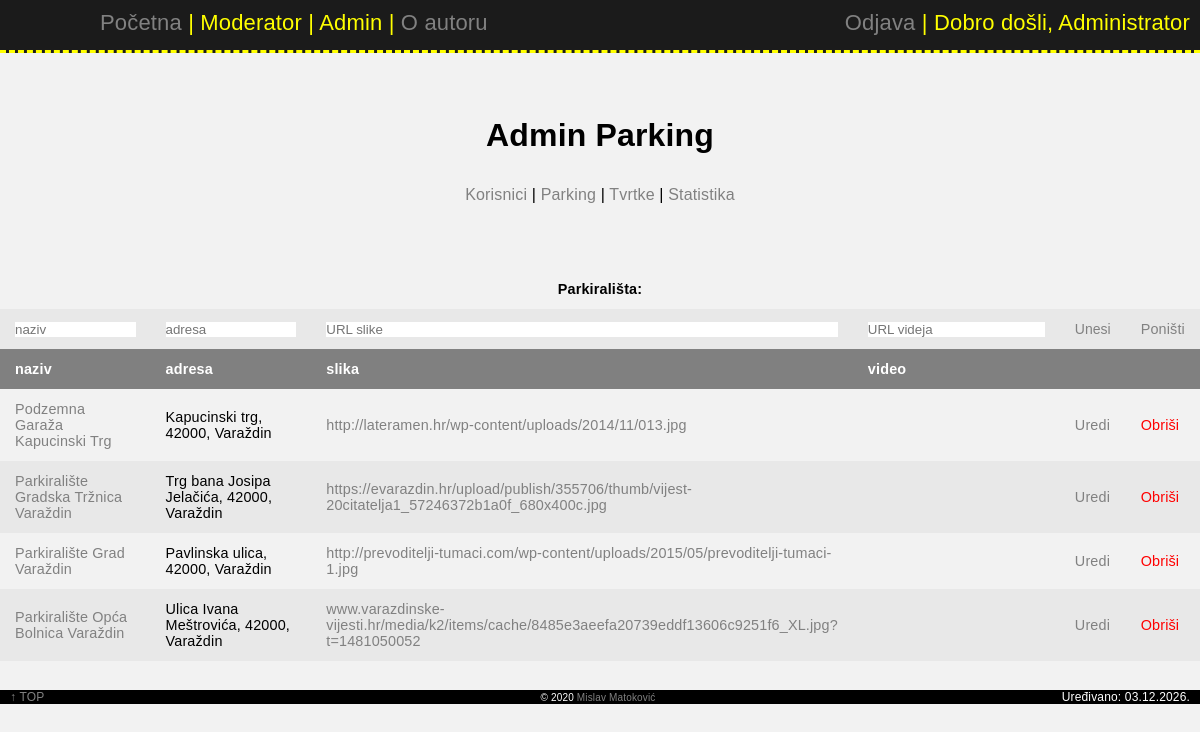
Screenshot of /admin_parking.php (signed in) with the database file from the repository.
### tables this page shows
CREATE TABLE IF NOT EXISTS `parkiraliste` (
  `parkiraliste_id` INT(10) NOT NULL AUTO_INCREMENT,
  `naziv` VARCHAR(50) NOT NULL,
  `adresa` TEXT NOT NULL,
  `slika` TEXT NOT NULL,
  `video` TEXT NULL,
  PRIMARY KEY (`parkiraliste_id`));

### admin_parking.php (the view, shortened to what this page needs)
<?php
    $veza = OtvoriBP();
?>
<?php
    $azuriraj = false;
    $naziv = "";
    $adresa = "";
    $slika = "";
    $video = "";
?>
<!DOCTYPE html>
<html lang="en" xml:lang="en">
<head>
    <link rel="stylesheet" type="text/css" href="stil.css">
</head>
<body>
<?php include "header.php" ?>
<h1>Admin Parking</h1>
<nav>
    <ul>
        <a href="admin.php">Korisnici</a>  |
        <a href="admin_parking.php">Parking</a>  |
        <a href="admin_tvrtke.php">Tvrtke</a> |
        <a href="admin_statistika.php">Statistika</a>
    </ul>
</nav>
    <div id="parkiralista">
        <div id="obavijest">
        </div>
        <table>
        <caption>Parkirališta:</caption>
        <thead>
                <tr>
                    <td><input name="naziv" id="naziv" type="text" form="forma_park" placeholder="naziv" value="<?php echo $naziv; ?>" style="width:100%;" /></td>
                    <td><input name="adresa" id="adresa" type="text" form="forma_park" placeholder="adresa" value="<?php echo $adresa; ?>" style="width:100%;" /></td>
                    <td><input name="slika" id="slika" type="url/image" form="forma_park" placeholder="URL slike" value="<?php echo $slika; ?>" style="width:100%;" /></td>
                    <td><input name="video" id="video" type="url" form="forma_park" placeholder="URL videja" value="<?php echo $video; ?>" /></td>
                    <?php if($azuriraj == true): ?>
                    <td><input type="submit" name="azuriraj" id="unesi" value="Ažuriraj" form="forma_park"/></td>
                    <?php else: ?>
                    <td><input type="submit" name="unesi" id="unesi" value="Unesi" form="forma_park"/></td>
                    <?php endif; ?>
                    <td><a href="admin_parking.php">Poništi</a></td>
                </tr>
        </thead>
        <thead>
            <tr>
                <th>naziv</th>
                <th>adresa</th>
                <th>slika</th>
                <th>video</th>
                <th colspan="2"></th>
            </tr>
        </thead>
        <tbody>
        <?php
            $upit = "SELECT * FROM parkiraliste";
            $rezultat = mysqli_query($veza, $upit);
            while ($red = mysqli_fetch_array($rezultat)) { ?>
                <tr>
                    <td><?php echo "<a href='parkiraliste.php?id={$red['parkiraliste_id']}'>{$red['naziv']}</a>"; ?></td>
                    <td><?php echo $red['adresa']; ?></td>
                    <td style="width:220px;"><?php echo "<a href='{$red['slika']}' target='_blank'>{$red['slika']}</a>"; ?></td>
                    <td style="width:120px;"><?php echo "<a href='{$red['video']}' target='_blank'>{$red['video']}</a>"; ?></td>
                    <td><a href="admin_parking.php?edit=<?php echo $red['parkiraliste_id']; ?>">Uredi</a></td>
                    <td><a class="crven" href="admin_parking.php?delete=<?php echo $red['parkiraliste_id']; ?>">Obriši</a></td>
                </tr>
        <?php } ?>
        </tbody>
        </table>
    </div>
<?php include "footer.php" ?>
</body>
</html>

### stil.css (style rules this page uses)
* { margin: 0px; padding: 0px; border: 0px; }
body { font-family: Helvetica, sans-serif; text-align:center; letter-spacing: .01em; max-width: 10500px; margin-left: auto; margin-right: auto; margin-top: 0px; overflow-x: hidden; color: black; padding-bottom: 60px; background: #f2f2f2; }
h1 { color: black; font-weight: Bold; text-align: center; margin-bottom: 1em; margin-top: 2em; }
a { color: #818181; text-decoration: none; }
table { display: inline-block; height: auto; border-collapse: collapse; margin: 25px 0; font-size: 0.9em; }
tr:nth-child(even) { background-color: #e8e8e8; }
caption { padding: 12px 15px; font-weight: bold; }
thead td { background-color: #e8e8e8; }
thead th { background-color: gray; color: white; text-align: left; font-weight: bold; padding: 12px 15px; }
td { padding: 12px 15px; text-align: left; }
#unesi { color: #818181; background-color: #e8e8e8; cursor: pointer; font-size: 14px; }
#obavijest { color: red; width: 80%; margin: auto; margin-top: 20px; font-weight: Bold; padding: 10px; text-align: left; }
.crven { color: red; }

### rows the page displays
parkiraliste: naziv "Podzemna Garaža Kapucinski Trg", adresa "Kapucinski trg, 42000, Varaždin", slika "http://lateramen.hr/wp-content/uploads/2014/11/013.jpg"
parkiraliste: naziv "Parkiralište Gradska Tržnica Varaždin", adresa "Trg bana Josipa Jelačića, 42000, Varaždin", slika "https://evarazdin.hr/upload/publish/355706/thumb/vijest-20citatelja1_57246372b1a0f_680x400c.jpg"
parkiraliste: naziv "Parkiralište Grad Varaždin", adresa "Pavlinska ulica, 42000, Varaždin", slika "http://prevoditelji-tumaci.com/wp-content/uploads/2015/05/prevoditelji-tumaci-1.jpg"
parkiraliste: naziv "Parkiralište Opća Bolnica Varaždin", adresa "Ulica Ivana Meštrovića, 42000, Varaždin", slika "www.varazdinske-vijesti.hr/media/k2/items/cache/8485e3aeefa20739eddf13606c9251f6_XL.jpg?t=1481050052"

### other values shown
$_SESSION['ime'] "Administrator"
date ("d.m.Y.", getlastmod()) "03.12.2026."
